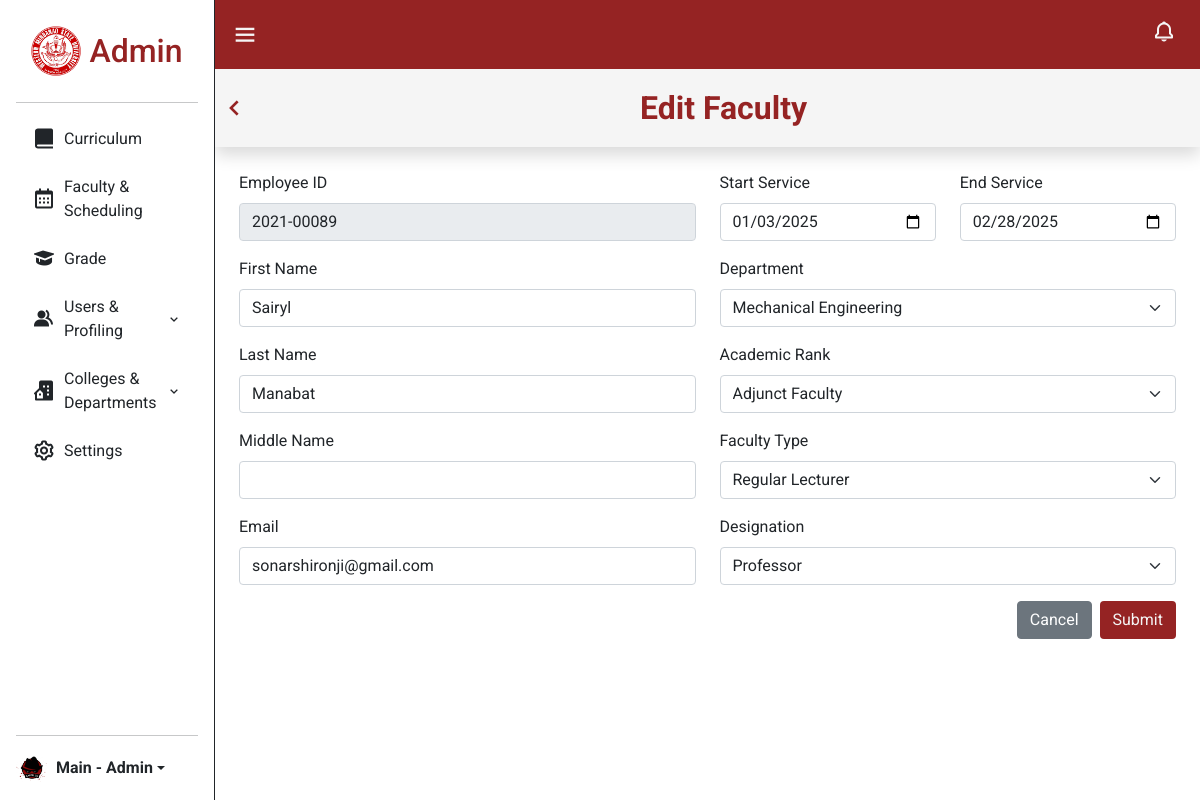
Before: /admin/edit_faculty?profiling_id=29 (signed in) with the older database file.
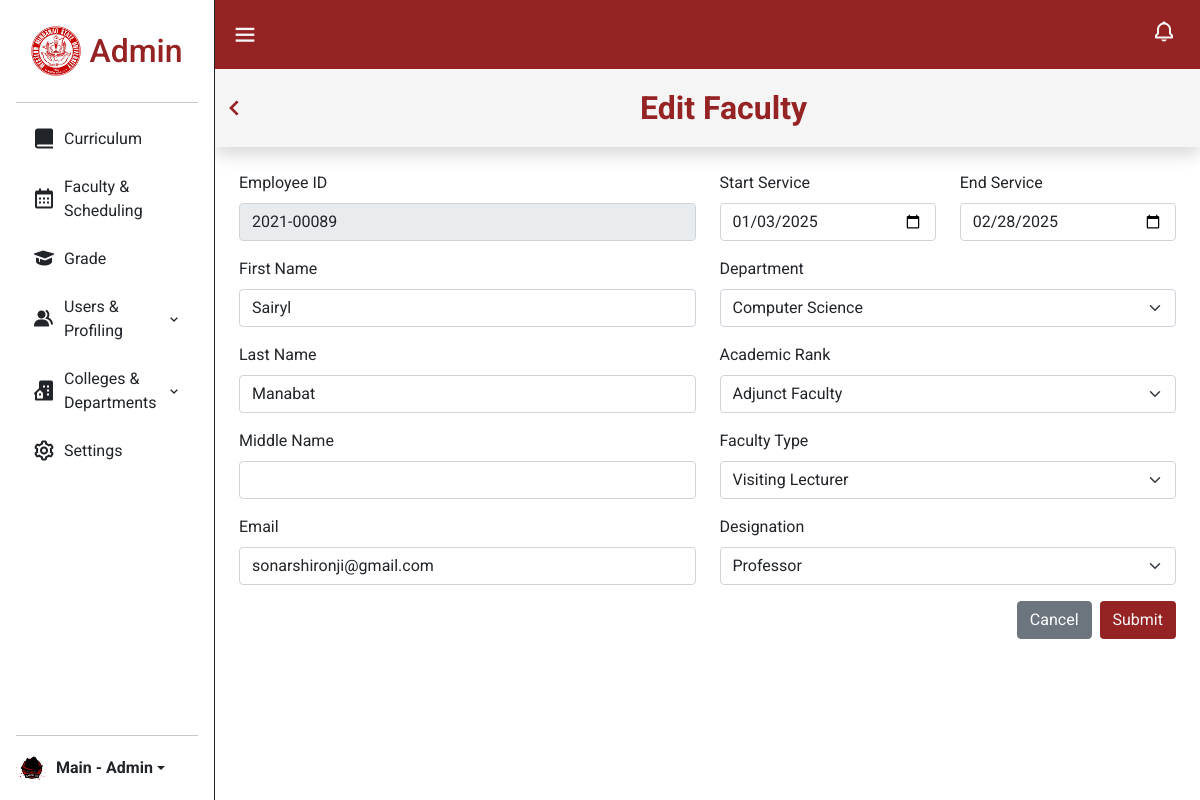
After: the same page with the newer database file.
### tables this page shows
CREATE TABLE `profiling_table` (
  `profiling_id` int(11) NOT NULL,
  `emp_id` text NOT NULL,
  `f_name` varchar(50) NOT NULL,
  `l_name` varchar(50) NOT NULL,
  `m_name` varchar(50) NOT NULL,
  `email` varchar(100) NOT NULL,
  `start_service` varchar(50) NOT NULL,
  `end_service` varchar(50) DEFAULT NULL,
  `acad_type` varchar(100) NOT NULL,
  `faculty_type` varchar(100) NOT NULL,
  `designation` varchar(100) NOT NULL,
  `department_id` int(100) NOT NULL,
  `is_created` timestamp NOT NULL DEFAULT current_timestamp(),
  `is_updated` timestamp NOT NULL DEFAULT current_timestamp() ON UPDATE current_timestamp()
);

CREATE TABLE `college_department_table` (
  `department_id` int(11) NOT NULL,
  `department_name` varchar(255) NOT NULL
);

### includes/admin_sidepanel.php (called while the page is built, shortened)
<?php
require_once '../classes/department.class.php';
$department = new Department();
$department_array = $department->show();
?>
<?php
require_once '../classes/department.class.php';
?>

### classes/profiling.class.php (called while the page is built, shortened)
<?php
require_once 'database.php';
class Profiling
{
  protected $db;
  function __construct()
  {
    $this->db = new Database();
  }
  function fetch($record_profiling_id)
  {
    $sql = "SELECT * FROM profiling_table WHERE profiling_id = :profiling_id;";
    $query = $this->db->connect()->prepare($sql);
    $query->bindParam(':profiling_id', $record_profiling_id);
    if ($query->execute()) {
      $data = $query->fetch();
    }
    return $data;
  }
}
?>

### classes/database.php (called while the page is built)
<?php
class Database {
  private $host = 'localhost';
  private $username = 'root';
  private $password = '';
  private $database = 'auto_gsdb';
  protected $connection;
  function connect() {
    try {
      $this->connection = new PDO("mysql:host=$this->host;dbname=$this->database", $this->username, $this->password);
    }
    catch(PDOException $e) {
      echo "Connection Error!" . $e->getMessage();
    }
    return $this->connection;
  }
}
?>

### classes/department.class.php (called while the page is built, shortened)
<?php
require_once 'database.php';
class Department
{
  protected $db;
  function __construct()
  {
    $this->db = new Database();
  }
  function show()
  {
    $sql = "SELECT * FROM college_department_table ORDER BY department_id ASC;";
    $query = $this->db->connect()->prepare($sql);
    $data = null;
    if ($query->execute()) {
      $data = $query->fetchAll();
    }
    return $data;
  }
}
?>

### admin/edit_faculty.php (the view, shortened to what the changed rows need)
<?php
require_once '../classes/profiling.class.php';
if (isset($_GET['profiling_id'])) {
  $profiling = new Profiling();
  $record = $profiling->fetch($_GET['profiling_id']);
  $profiling->emp_id = $record['emp_id'];
  $profiling->f_name = $record['f_name'];
  $profiling->l_name = $record['l_name'];
  $profiling->email = $record['email'];
  $profiling->start_service = $record['start_service'];
  $profiling->end_service = $record['end_service'];
  $profiling->acad_type = $record['acad_type'];
  $profiling->faculty_type = $record['faculty_type'];
  $profiling->designation = $record['designation'];
  $profiling->department_id = $record['department_id'];
}
?>
<!DOCTYPE html>
<html lang="en">
<?php
include '../includes/admin_head.php';
?>
<body>
  <div class="home">
      <?php
      require_once('../includes/admin_sidepanel.php')
        ?>
    <main>
      <div class="m-4">
        <form action="#" method="post">
          <div class="row row-cols-1 row-cols-md-2">
            <div class="col">
              <div class="mb-3">
                <label for="emp_id" class="form-label">Employee ID</label>
                <input type="text" class="form-control" id="emp_id" aria-describedby="emp_id" name="emp_id"
                  value="<?php if (isset($_POST['emp_id'])) {
                    echo $_POST['emp_id'];
                  } else if (isset($profiling->emp_id)) {
                    echo $profiling->emp_id;
                  } ?>" readonly>
              </div>
              <div class="mb-3">
                <label for="f_name" class="form-label">First Name</label>
                <input type="text" class="form-control" id="f_name" name="f_name" aria-describedby="f_name"
                  value="<?php if (isset($_POST['f_name'])) {
                    echo $_POST['f_name'];
                  } else if (isset($profiling->f_name)) {
                    echo $profiling->f_name;
                  } ?>" oninput="capitalizeFirstLetter(this)">
              </div>
              <div class="mb-3">
                <label for="l_name" class="form-label">Last Name</label>
                <input type="text" class="form-control" id="l_name" name="l_name" aria-describedby="l_name"
                  value="<?php if (isset($_POST['l_name'])) {
                    echo $_POST['l_name'];
                  } else if (isset($profiling->l_name)) {
                    echo $profiling->l_name;
                  } ?>" oninput="capitalizeFirstLetter(this)">
              </div>
              <div class="mb-3">
                <label for="email" class="form-label">Email</label>
                <input type="email" class="form-control" id="email" name="email" aria-describedby="email"
                  value="<?php if (isset($_POST['email'])) {
                    echo $_POST['email'];
                  } else if (isset($profiling->email)) {
                    echo $profiling->email;
                  } ?>">
              </div>
            </div>
            <div class="col">
              <div class="row row-cols-md-2">
                <div class="col">
                  <div class="mb-3">
                    <label for="start_service" class="form-label">Start Service</label>
                    <input type="date" class="form-control" id="start_service" name="start_service"
                      aria-describedby="start_service"
                      value="<?php if (isset($_POST['start_service'])) {
                        echo $_POST['start_service'];
                      } else if (isset($profiling->start_service)) {
                        echo $profiling->start_service;
                      } ?>">
                  </div>
                </div>
                <div class="col">
                  <div class="mb-3">
                    <label for="end_service" class="form-label">End Service</label>
                    <input type="date" class="form-control" id="end_service" name="end_service"
                      aria-describedby="end_service"
                      value="<?php if (isset($_POST['end_service'])) {
                        echo $_POST['end_service'];
                      } else if (isset($profiling->end_service)) {
                        echo $profiling->end_service;
                      } ?>">
                  </div>
                </div>
              </div>
              <div class="mb-3" <?= isset($_GET['department_id']) ? 'style="display: none;"' : '' ?>>
                <?php
                require_once '../classes/department.class.php';
                $department = new Department();
                $department_array = $department->show();
                ?>
                <label for="department_id" class="form-label">Department</label>
                <select class="dropdown-toggle form-select" id="department_id" name="department_id">
                  <?php
                  if ($department_array) {
                    foreach ($department_array as $item) {
                      ?>
                      <option value="<?= $item['department_id'] ?>" <?php if (isset($_POST['department_id']) && $_POST['department_id'] == $item['department_id']) {
                          echo 'selected';
                        } else if (isset($profiling->department_id) && $profiling->department_id == $item['department_id']) {
                          echo 'selected';
                        } ?>><?= $item['department_name'] ?></option>
                      <?php
                    }
                  }
                  ?>
                </select>
              </div>
              <div class="mb-3">
                <label for="acad_type" class="form-label">Academic Rank</label>
                <select type="button" class="dropdown-toggle form-select" data-bs-toggle="dropdown" id="acad_type"
                  name="acad_type">
                  <option value="Adjunct Faculty" <?php if (isset($_POST['acad_type']) && $_POST['acad_type'] == 'Adjunct Faculty') {
                    echo 'selected';
                  } else if (isset($profiling->acad_type) && $profiling->acad_type == 'Adjunct Faculty') {
                    echo 'selected';
                  } ?>>Adjunct Faculty</option>
                </select>
              </div>
              <div class="mb-3">
                <label for="faculty_type" class="form-label">Faculty Type</label>
                <select type="button" class="dropdown-toggle form-select" data-bs-toggle="dropdown" id="faculty_type"
                  name="faculty_type">
                  <option value="Regular Lecturer" <?php if (isset($_POST['faculty_type']) && $_POST['faculty_type'] == 'Regular Lecturer') {
                    echo 'selected';
                  } else if (isset($profiling->faculty_type) && $profiling->faculty_type == 'Regular Lecturer') {
                    echo 'selected';
                  } ?>>Regular Lecturer</option>
                  <option value="Visiting Lecturer" <?php if (isset($_POST['faculty_type']) && $_POST['faculty_type'] == 'Visiting Lecturer') {
                    echo 'selected';
                  } else if (isset($profiling->faculty_type) && $profiling->faculty_type == 'Visiting Lecturer') {
                    echo 'selected';
                  } ?>>Visiting Lecturer</option>
                </select>
              </div>
              <div class="mb-3">
                <label for="designation" class="form-label">Designation</label>
                <select type="button" class="dropdown-toggle form-select" data-bs-toggle="dropdown" id="designation"
                  name="designation">
                  <option value="Professor" <?php if (isset($_POST['designation']) && $_POST['designation'] == 'Professor') {
                    echo 'selected';
                  } else if (isset($profiling->designation) && $profiling->designation == 'Professor') {
                    echo 'selected';
                  } ?>>Professor</option>
                </select>
              </div>
            </div>
          </div>
        </form>
      </div>
    </main>
  </div>
</body>
</html>

Changed rows visible on the page:
changed profiling_table "Sairyl": department_id "Mechanical Engineering" → "Computer Science"; acad_type (not shown) → "Adjunct Faculty"; faculty_type "Regular Lecturer" → "Visiting Lecturer"
Other visible differences:
form field acad_type: "Adjunct Faculty" → (not shown)
